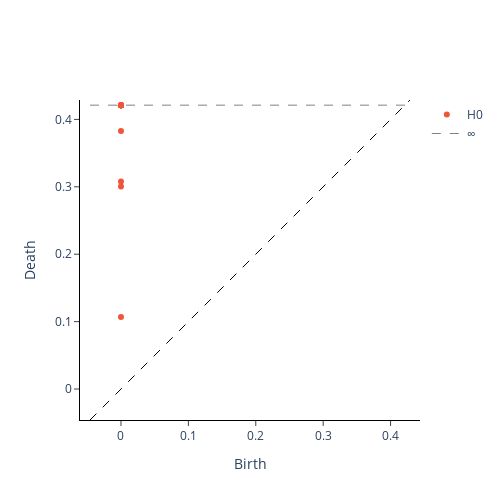

The code cell stored with this chart in its notebook:
### Code cell
from gtda.homology import VietorisRipsPersistence
# 
p = VietorisRipsPersistence(metric="precomputed").fit_transform_plot(graph)

### Figure 1 — Plotly figure (JSON) as saved in the notebook; plotly's stock layout.template omitted (floating-point values rounded to 4 significant figures)
{"data": [{"hoverinfo": "none", "line": {"color": "black", "dash": "dash", "width": 1}, "mode": "lines", "showlegend": false, "type": "scatter", "x": [-0.04594, 0.4288], "y": [-0.04594, 0.4288]}, {"hoverinfo": "text", "hovertext": ["(0.0, 0.10696309059858322)", "(0.0, 0.30061060190200806)", "(0.0, 0.3079521954059601)", "(0.0, 0.38286492228507996)", "(0.0, inf), multiplicity: 12", "(0.0, inf), multiplicity: 12", "(0.0, inf), multiplicity: 12", "(0.0, inf), multiplicity: 12", "(0.0, inf), multiplicity: 12", "(0.0, inf), multiplicity: 12", "(0.0, inf), multiplicity: 12", "(0.0, inf), multiplicity: 12", "(0.0, inf), multiplicity: 12", "(0.0, inf), multiplicity: 12", "(0.0, inf), multiplicity: 12", "(0.0, inf), multiplicity: 12"], "mode": "markers", "name": "H0", "type": "scatter", "x": [0, 0, 0, 0, 0, 0, 0, 0, 0, 0, 0, 0, 0, 0, 0, 0], "y": [0.107, 0.3006, 0.308, 0.3829, 0.4212, 0.4212, 0.4212, 0.4212, 0.4212, 0.4212, 0.4212, 0.4212, 0.4212, 0.4212, 0.4212, 0.4212]}, {"hoverinfo": "text", "hovertext": [], "mode": "markers", "name": "H1", "type": "scatter", "x": [], "y": []}, {"hoverinfo": "none", "line": {"color": "black", "dash": "dash", "width": 0.5}, "mode": "lines", "name": "∞", "showlegend": true, "type": "scatter", "x": [-0.04594, 0.4288], "y": [0.4212, 0.4212]}], "layout": {"height": 500, "plot_bgcolor": "white", "width": 500, "xaxis": {"autorange": false, "exponentformat": "e", "linecolor": "black", "linewidth": 1, "mirror": false, "range": [-0.04594, 0.4288], "showexponent": "all", "showline": true, "side": "bottom", "ticks": "outside", "title": {"text": "Birth"}, "type": "linear", "zeroline": true}, "yaxis": {"autorange": false, "exponentformat": "e", "linecolor": "black", "linewidth": 1, "mirror": false, "range": [-0.04594, 0.4288], "scaleanchor": "x", "scaleratio": 1, "showexponent": "all", "showline": true, "side": "left", "ticks": "outside", "title": {"text": "Death"}, "type": "linear", "zeroline": true}}}
